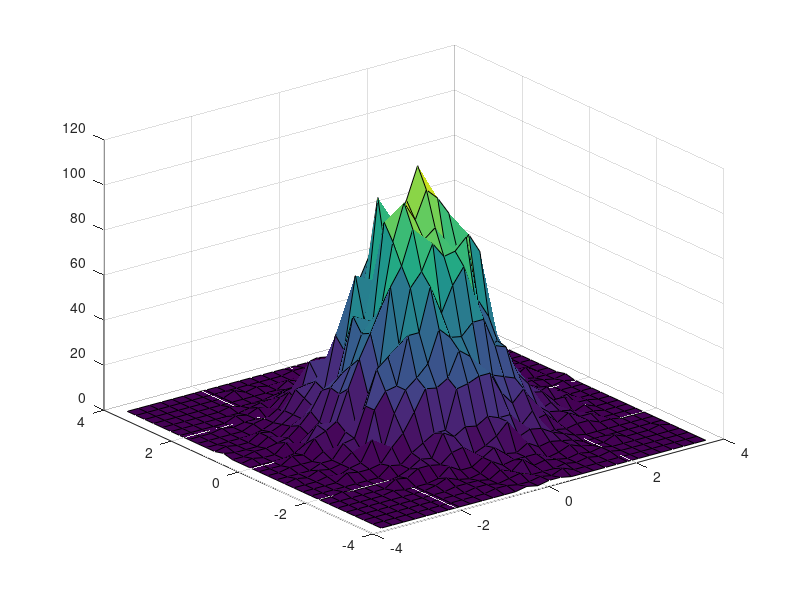
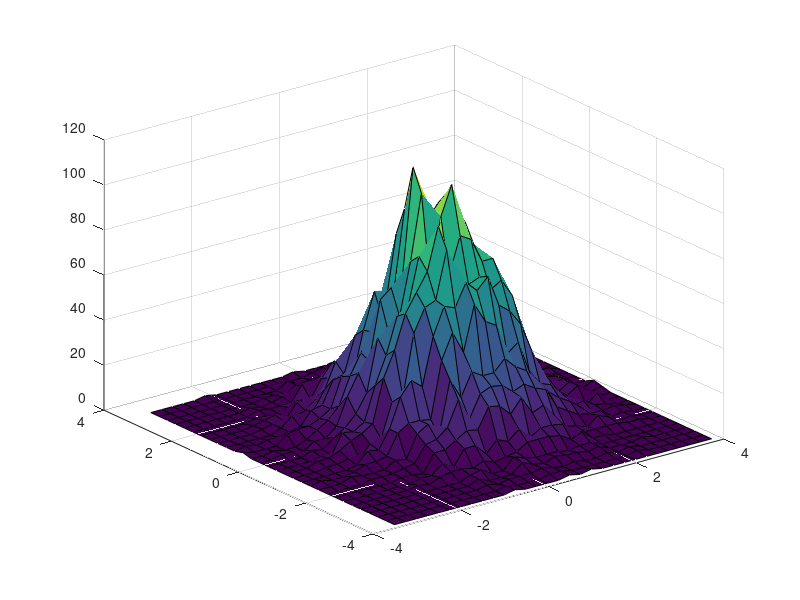
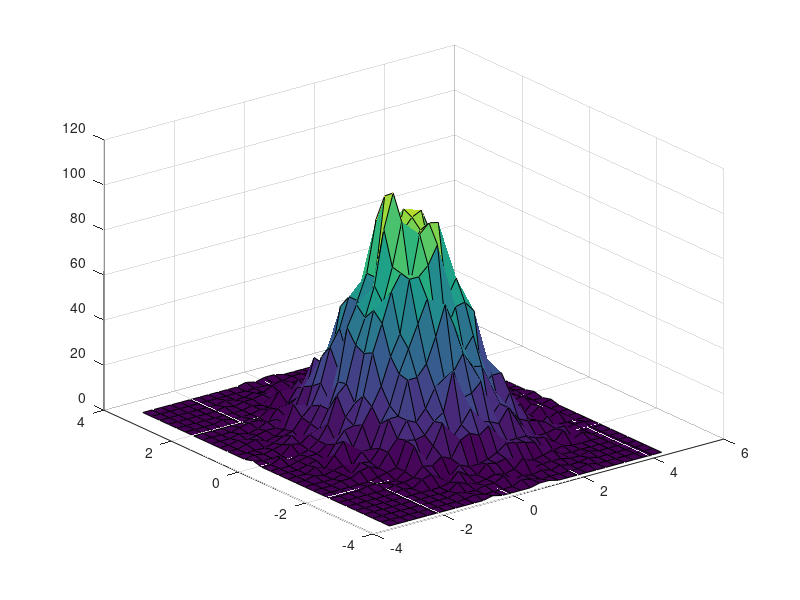
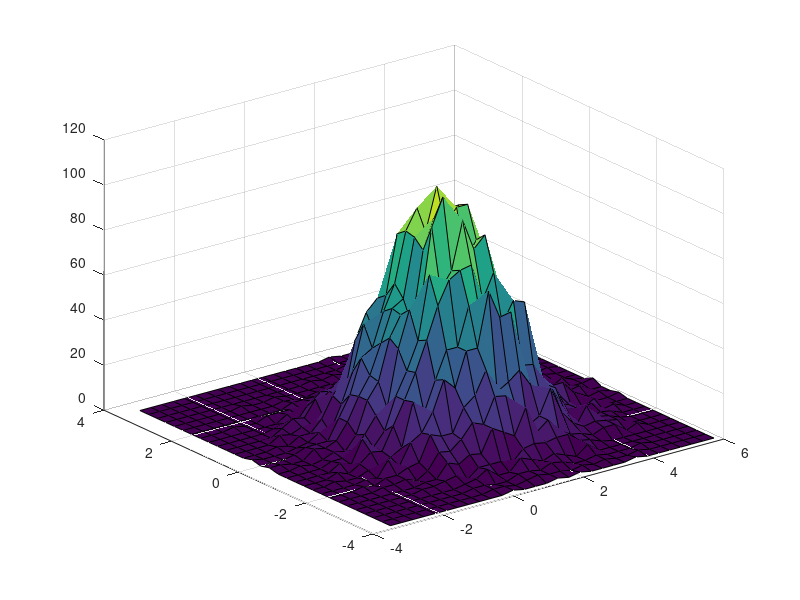

Source code (MATLAB) for these figures, in order: (Note: this script raises an error after producing the figures.)
% klTestAutoSortsv1

% Set artificial samples params
nSampsNz = 5000;
nSampsSig = 5000;

sigSD = 1;


% Set x dimension test range
xShift = 0:.5:4;

% Set gaussian noise, mu=0,sigma = 1
nzVals = randn(nSampsNz,2);

% Start looping through x
for ix = 1:length(xShift),
    % Print out for progress reporting...
    fprintf('Shifting X by %.1f SDs...\n\n',xShift(ix));
    
    % Set "signal" values shifted by xShift(ix)
    sigVals = (randn(nSampsSig,2).*sigSD)+repmat([xShift(ix),0],nSampsSig,1);
    
    % Sort the data
%     [sortK(ix),~,sortGap(ix,:)] = klAutoSortv1a([nzVals;sigVals]);
    
    figure(ix);
    [n,c] = hist3([nzVals;sigVals],[30,30]);
    surf(c{1},c{2},n);
%     if ix ~= length(xShift),
%         for ib = 1:length(sprintf('%.1f SDs...',xShift(ix))),
%             fprintf('\b');
%         end
%     end
end

% Because these come from 2 "distributions," plot out the second column of
% sortGap against the xShift
figure();
plot(xShift,sortGap(:,2));

% Put a vertical line in the first place that sortK = 2
vline(xShift(find(sortK==2,1)));


